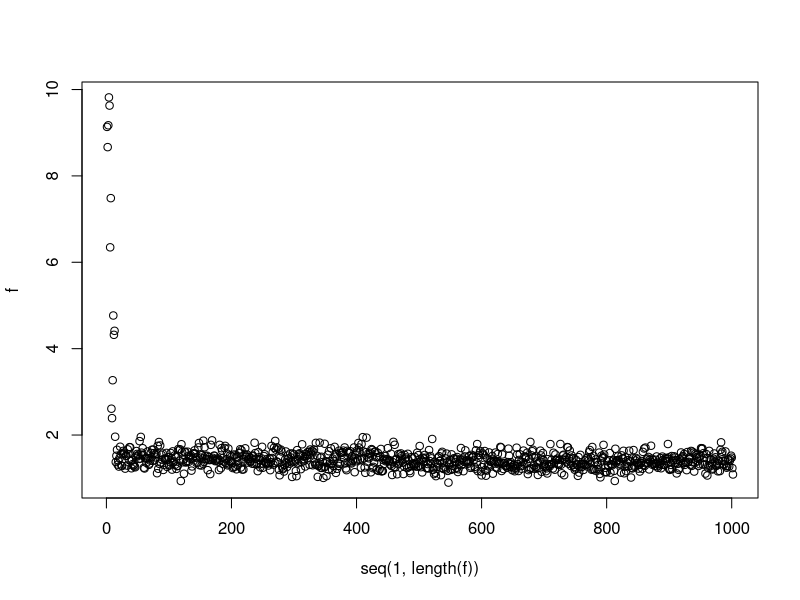
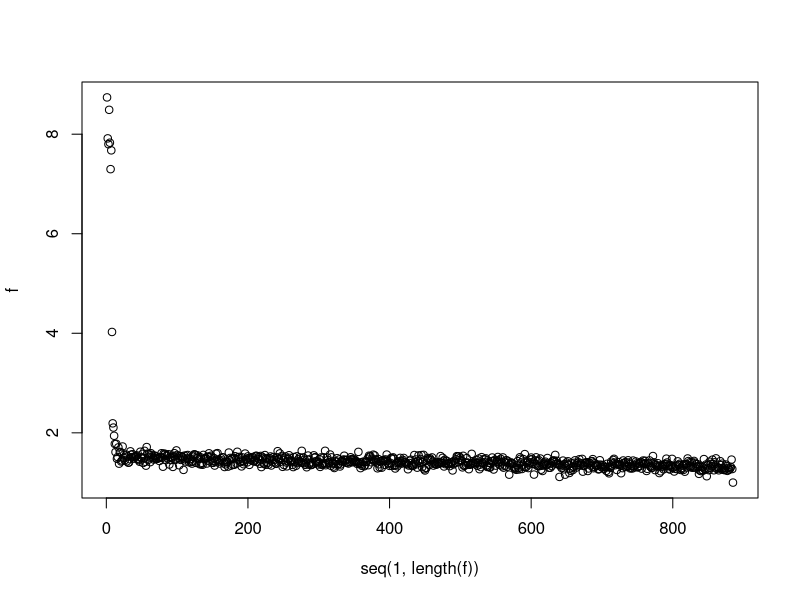
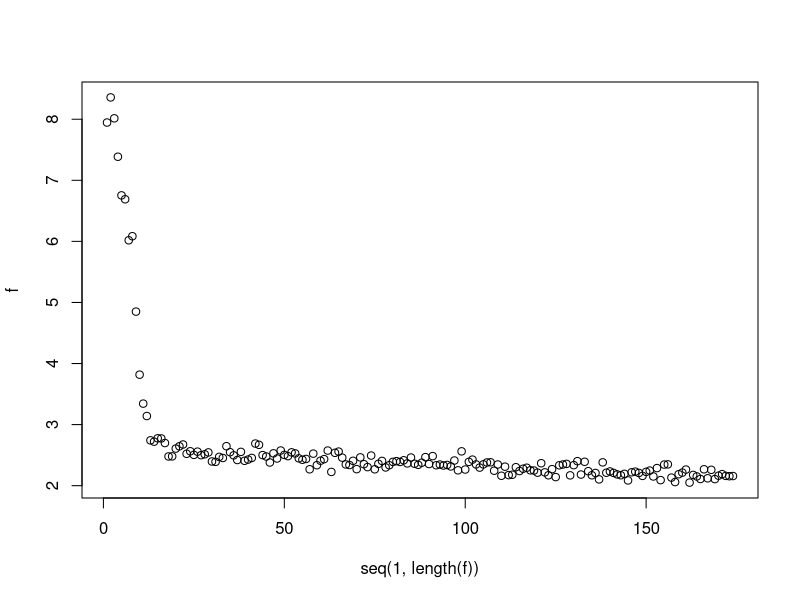
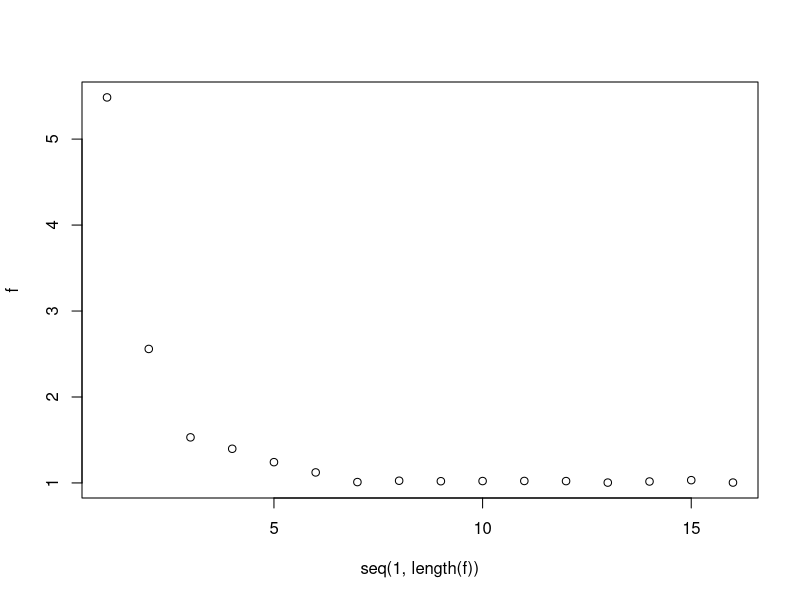

Write the R code that produced these figures, in order.

jpeg("100.jpg")
f = as.matrix(read.table("100_1.txt"), ncol=1)
plot(seq(1,length(f)), f)
dev.off()
jpeg("500.jpg")
f = as.matrix(read.table("500_1.txt"), ncol=1)
plot(seq(1,length(f)), f)
dev.off()
jpeg("1000.jpg")
f = as.matrix(read.table("1000_1.txt"), ncol=1)
plot(seq(1,length(f)), f)
dev.off()
jpeg("10000.jpg")
f = as.matrix(read.table("10000_1.txt"), ncol=1)
plot(seq(1,length(f)), f)
dev.off()
